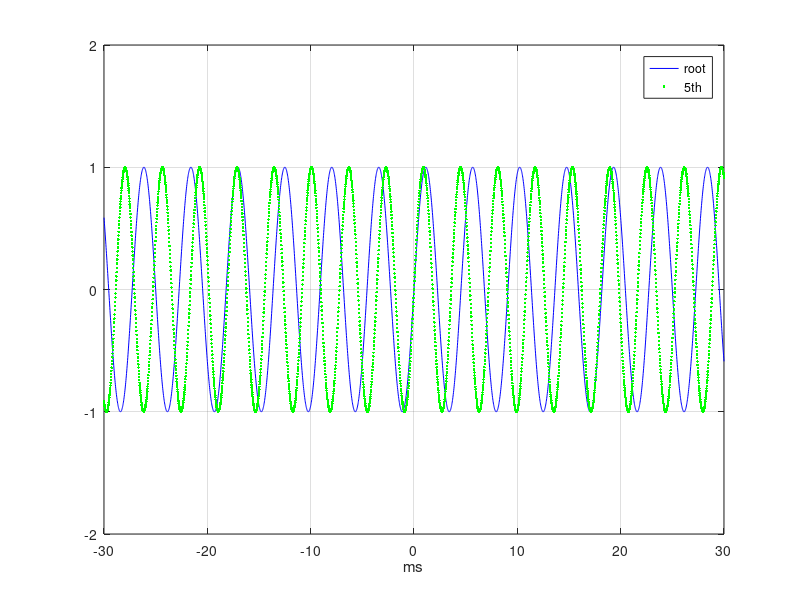

The MATLAB script that drew this image:
clear;
ms = 30;

r = @(x) x*2*pi; % to radiants

x = [-ms:0.02:ms];
a3 = sin(r(x)*220/1000);
a4 = sin(r(x)*440/1000);
e4 = sin(r(x)*329.63/1000);
c4 = sin(r(x)*261.63/1000);
cs4 = sin(r(x)*277.18/1000);

plot(x,a3, 'b');
hold on;
#plot(x,a4,'b.');
#plot(x,e4,'g.'); #5th
#plot(x,c4,'r.'); #3rd minor
plot(x,cs4,'g.'); #3rd major
hold off;

grid;
axis([-ms ms -2 +2])
legend('root', '5th', '3rd minor', '3rd major');
xlabel('ms')
